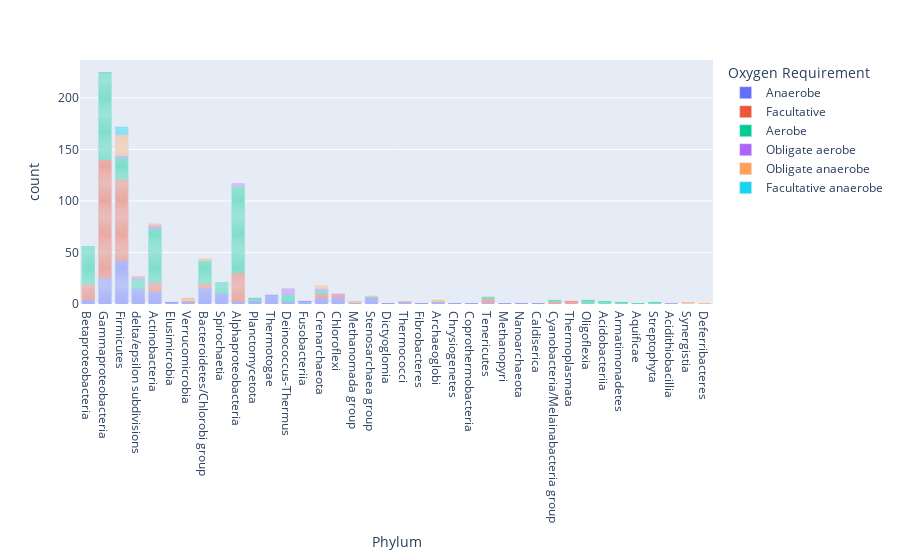

The notebook cell this image was saved under:
### Code cell
fig = px.bar(bacteria, x='Phylum', color='Oxygen Requirement')
fig.show()

### Figure 1 — Plotly figure (JSON) as saved in the notebook; plotly's stock layout.template omitted (floating-point values rounded to 4 significant figures; data arrays with more than 128 entries replaced by an {"elided": "..."} marker saying what was removed)
{"data": [{"alignmentgroup": "True", "hovertemplate": "Oxygen Requirement=Anaerobe<br>Phylum=%{x}<br>count=%{y}<extra></extra>", "legendgroup": "Anaerobe", "marker": {"color": "#636efa", "pattern": {"shape": ""}}, "name": "Anaerobe", "offsetgroup": "Anaerobe", "orientation": "v", "showlegend": true, "textposition": "auto", "type": "bar", "x": {"elided": "189 str values"}, "xaxis": "x", "y": {"elided": "189 int values"}, "yaxis": "y"}, {"alignmentgroup": "True", "hovertemplate": "Oxygen Requirement=Facultative<br>Phylum=%{x}<br>count=%{y}<extra></extra>", "legendgroup": "Facultative", "marker": {"color": "#EF553B", "pattern": {"shape": ""}}, "name": "Facultative", "offsetgroup": "Facultative", "orientation": "v", "showlegend": true, "textposition": "auto", "type": "bar", "x": {"elided": "277 str values"}, "xaxis": "x", "y": {"elided": "277 int values"}, "yaxis": "y"}, {"alignmentgroup": "True", "hovertemplate": "Oxygen Requirement=Aerobe<br>Phylum=%{x}<br>count=%{y}<extra></extra>", "legendgroup": "Aerobe", "marker": {"color": "#00cc96", "pattern": {"shape": ""}}, "name": "Aerobe", "offsetgroup": "Aerobe", "orientation": "v", "showlegend": true, "textposition": "auto", "type": "bar", "x": {"elided": "372 str values"}, "xaxis": "x", "y": {"elided": "372 int values"}, "yaxis": "y"}, {"alignmentgroup": "True", "hovertemplate": "Oxygen Requirement=Obligate aerobe<br>Phylum=%{x}<br>count=%{y}<extra></extra>", "legendgroup": "Obligate aerobe", "marker": {"color": "#ab63fa", "pattern": {"shape": ""}}, "name": "Obligate aerobe", "offsetgroup": "Obligate aerobe", "orientation": "v", "showlegend": true, "textposition": "auto", "type": "bar", "x": ["Alphaproteobacteria", "delta/epsilon subdivisions", "Acidithiobacillia", null, "delta/epsilon subdivisions", "Firmicutes", "Alphaproteobacteria", "Firmicutes", "Deinococcus-Thermus", "Deinococcus-Thermus", "Crenarchaeota", "Actinobacteria", "Chloroflexi", "Actinobacteria", "Actinobacteria", "Crenarchaeota", "Deinococcus-Thermus", "Deinococcus-Thermus", "Alphaproteobacteria", "Deinococcus-Thermus", "Deinococcus-Thermus"], "xaxis": "x", "y": [1, 1, 1, 1, 1, 1, 1, 1, 1, 1, 1, 1, 1, 1, 1, 1, 1, 1, 1, 1, 1], "yaxis": "y"}, {"alignmentgroup": "True", "hovertemplate": "Oxygen Requirement=Obligate anaerobe<br>Phylum=%{x}<br>count=%{y}<extra></extra>", "legendgroup": "Obligate anaerobe", "marker": {"color": "#FFA15A", "pattern": {"shape": ""}}, "name": "Obligate anaerobe", "offsetgroup": "Obligate anaerobe", "orientation": "v", "showlegend": true, "textposition": "auto", "type": "bar", "x": ["Verrucomicrobia", "delta/epsilon subdivisions", "Synergistia", "Firmicutes", "Firmicutes", "Firmicutes", "Firmicutes", "Firmicutes", "Firmicutes", "Firmicutes", "Firmicutes", "Firmicutes", "Firmicutes", null, "Archaeoglobi", "Verrucomicrobia", "Firmicutes", "Actinobacteria", "Deferribacteres", "Firmicutes", "Crenarchaeota", "Methanomada group", "Crenarchaeota", "Actinobacteria", "Crenarchaeota", "Archaeoglobi", "Methanomada group", "Bacteroidetes/Chlorobi group", "Bacteroidetes/Chlorobi group", "Thermococci", "Firmicutes", "Verrucomicrobia", "Firmicutes", "Firmicutes", "Firmicutes", "Firmicutes", "Firmicutes", "Firmicutes", "Synergistia", "Stenosarchaea group", null, "Firmicutes"], "xaxis": "x", "y": [1, 1, 1, 1, 1, 1, 1, 1, 1, 1, 1, 1, 1, 1, 1, 1, 1, 1, 1, 1, 1, 1, 1, 1, 1, 1, 1, 1, 1, 1, 1, 1, 1, 1, 1, 1, 1, 1, 1, 1, 1, 1], "yaxis": "y"}, {"alignmentgroup": "True", "hovertemplate": "Oxygen Requirement=Facultative anaerobe<br>Phylum=%{x}<br>count=%{y}<extra></extra>", "legendgroup": "Facultative anaerobe", "marker": {"color": "#19d3f3", "pattern": {"shape": ""}}, "name": "Facultative anaerobe", "offsetgroup": "Facultative anaerobe", "orientation": "v", "showlegend": true, "textposition": "auto", "type": "bar", "x": ["Firmicutes", "Firmicutes", "Firmicutes", "Firmicutes", "Firmicutes", "Firmicutes", "Firmicutes", "Firmicutes"], "xaxis": "x", "y": [1, 1, 1, 1, 1, 1, 1, 1], "yaxis": "y"}], "layout": {"barmode": "relative", "legend": {"title": {"text": "Oxygen Requirement"}, "tracegroupgap": 0}, "margin": {"t": 60}, "xaxis": {"anchor": "y", "domain": [0, 1], "title": {"text": "Phylum"}}, "yaxis": {"anchor": "x", "domain": [0, 1], "title": {"text": "count"}}}}
